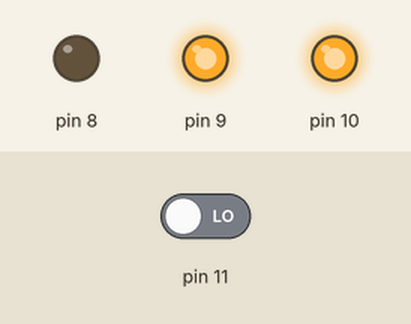
The sketch below on a simulated Arduino Uno, built with avr-gcc and run on an emulated ATmega328P. On the bench: output pins drawn as LEDs (lit = HIGH). The test bench sets the inputs (shaded band); at power-on: pin 11 LOW. EEPROM starts erased; what the sketch prints to the serial monitor is not drawn.

Above: at 2.5 s.
2.6 s: pin 11 driven HIGH
At 5.2 s:
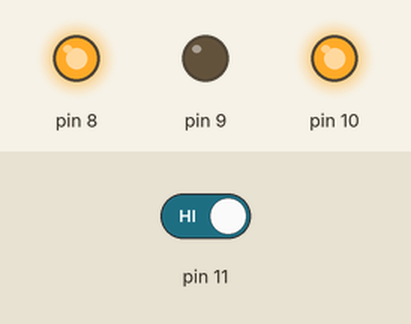
5.6 s: pin 11 driven LOW
At 6.6 s:
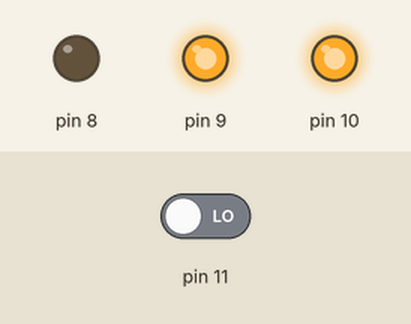
7.9 s: pin 11 driven HIGH
At 9.3 s:
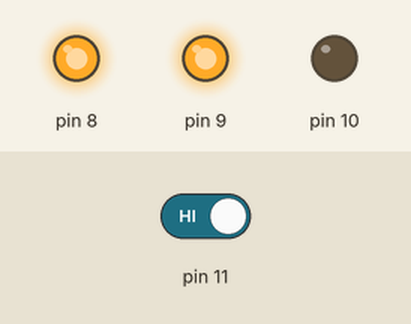
Timing chart, 0 to 16.9 s (numbered marks = the images above; inputs shaded):
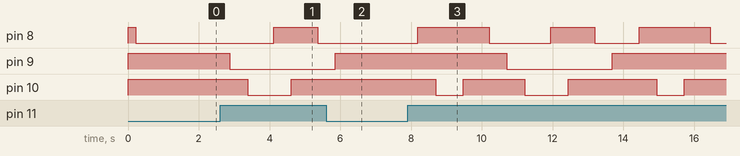

Measured:
- after the input at 2.6 s, pin 8: LOW → HIGH after 1.5 s, → LOW 1.2 s later; pin 9: HIGH → LOW after 0.28 s; pin 10: HIGH → LOW after 0.78 s, → HIGH 1.2 s later
- after the input at 5.6 s, pin 8: stays LOW (without the input it goes to HIGH after 1.0 s); pin 10: stays HIGH (without the input it goes to LOW after 1.5 s)
- after the input at 7.9 s, pin 8: goes HIGH 2.0 s, LOW 1.7 s, HIGH 1.2 s, LOW 1.3 s, HIGH 2.0 s, then LOW, starting after 0.29 s; pin 9: HIGH → LOW after 2.8 s, → HIGH 3.0 s later; pin 10: goes LOW 0.78 s, HIGH 1.7 s, LOW 1.2 s, HIGH 2.5 s, LOW 0.78 s, then HIGH, starting after 0.79 s

The sketch:

controllerCode_v1.ino
```cpp
/*
 * Table Lights
 *
 * Controller Code
 *
 * An Object-Oriented Approach with memory functionality!
 * Last state of system is stored in EEPROM before a power off.
 *
 */
#include <EEPROM.h>

#define NO_LIGHTS 3
#define NO_STATES 5
#define POWER_DELAY 500  // To tackle power-hungry relay module
#define DEBOUNCE_VAL 200  // in ms
#define ON_STR " I " // What to display while giving status of LED when it is ON
#define OFF_STR " _ "
#define ADDR 0  // Memory address to read data from

class light {
  private:
    int id;
    bool isOn;
    bool isReverse; // to check if the wiring is reverse or not

  public:
    // Default ctor for initializing objects with null or equivalent values
    light() {
      id = 0;
      isOn = false;
      isReverse = false;
    }

    // Parameterized ctor for initializing the object with real values.
    light(int idVal, bool isOnVal, bool isReverseVal = false) : id(idVal), isOn(isOnVal), isReverse(isReverseVal) {
      pinMode(id, OUTPUT);
      digitalWrite(id, isReverse ? !isOn : isOn);
    }

    void turnOn(bool toState) {
      if(isOn != toState) {
        digitalWrite(id, isReverse ? !toState : toState);
        isOn = toState;
        delay(POWER_DELAY);
      }
    }

    void status(bool verbose = true) {
      // Serial.print("Light ID: ");
      if(verbose) {
        Serial.print(id);
        Serial.println(isOn ? ON_STR : OFF_STR);
      }
      else {
        Serial.print(isOn ? ON_STR : OFF_STR);
      }
    }
};

class button {
  private:
    int id;
    int currentState;

  public:
    button() {
      id = 0;
      currentState = LOW;
    }

    button(int idVal) : id(idVal) {
      pinMode(id, INPUT);
      currentState = digitalRead(id);
    }

    int read() {
      currentState = digitalRead(id);
      delay(DEBOUNCE_VAL);
      return currentState;
    }
};

// Global Variables

// Entities
light Light[NO_LIGHTS];
button Button;

// Knobs
bool showDebugInfo = true;

// Helper variables
int cycleState = 0; // Current state of our light setup; Each state gives the mode of the lights
int prevState = cycleState;
bool readedFromMemory = false;

void pickState();
void setState(int stateVal = cycleState);
void myDebugln(char*);
void myDebug(char*);
void statusAllLights();
void updateMemory();

void setup() {
  // put your setup code here, to run once:
  Serial.begin(9600);
  Serial.println("Serial communication established!");

  // Give real values for entities
  Light[0] = light(8, true);
  Light[1] = light(9, true);
  Light[2] = light(10, false, true);

  // Initialze the button
  Button = button(11);

  // Give status for all lights
  statusAllLights();
}

void loop() {
  // put your main code here, to run repeatedly:
  doSomething();
}

void doSomething() {
  pickState();
  setState();
  // Give status for each light if state of the setup has changed
  if(cycleState != prevState) {
    // Write to memory only when state has changed
    updateMemory();
    // Print status only when state changes
    statusAllLights();
  }
  // Give current state's value to var prevState for it to store it
  prevState = cycleState;
}

void pickState() {
  int buttonVal = Button.read();
  myDebugln("Buttton value read – DONE");

  if(!readedFromMemory) {
    cycleState = EEPROM.read(ADDR);
    myDebugln("Historical state from memory read and updated – DONE");
    readedFromMemory = true;
  }

  if(buttonVal == HIGH) {
    myDebugln("Button pressed");
    cycleState = ((cycleState + 1) % NO_STATES);
    myDebugln("Cycle state var changed and updated – DONE");
  }
}

void setState(int stateVal = cycleState) {
  bool lightFate[NO_LIGHTS]; // Decide the light is on/off in a particular state
  // Decide what combination of lights should turn on at what state
  switch(stateVal) {
    case 0:
      // default state
      // ON ON OFF
      lightFate[0] = true;
      lightFate[1] = true;
      lightFate[2] = false;
      break;

    case 1:
      // Mode 1
      // OFF OFF ON
      lightFate[0] = false;
      lightFate[1] = false;
      lightFate[2] = true;
      break;

    case 2:
      // Mode 2
      // ON OFF OFF
      lightFate[0] = true;
      lightFate[1] = false;
      lightFate[2] = false;
      break;

    case 3:
      // Mode 3
      // OFF ON OFF
      lightFate[0] = false;
      lightFate[1] = true;
      lightFate[2] = false;
      break;

    case 4:
      // Mode 4
      // ON ON ON
      lightFate[0] = true;
      lightFate[1] = true;
      lightFate[2] = true;
      break;
  }

  // Command that light to turn on below
  for(int i = 0; i < NO_LIGHTS; i++) {
    Light[i].turnOn(lightFate[i]);
    myDebugln("Light fate changed");
  }
}

void updateMemory() {
  EEPROM.write(ADDR, cycleState);
    myDebugln("Written state change to memory");
}

void statusAllLights() {
  Serial.print("State: ");
  Serial.print(cycleState);
  Serial.print(" >> ");
  for(int i = 0; i < NO_LIGHTS; i++) {
    Light[i].status(false);
  }
  Serial.println();
}

void myDebugln(char* str) {
  if(showDebugInfo == true)
    Serial.println(str);
}

void myDebug(char* str) {
  if(showDebugInfo)
    Serial.print(str);
}
```
